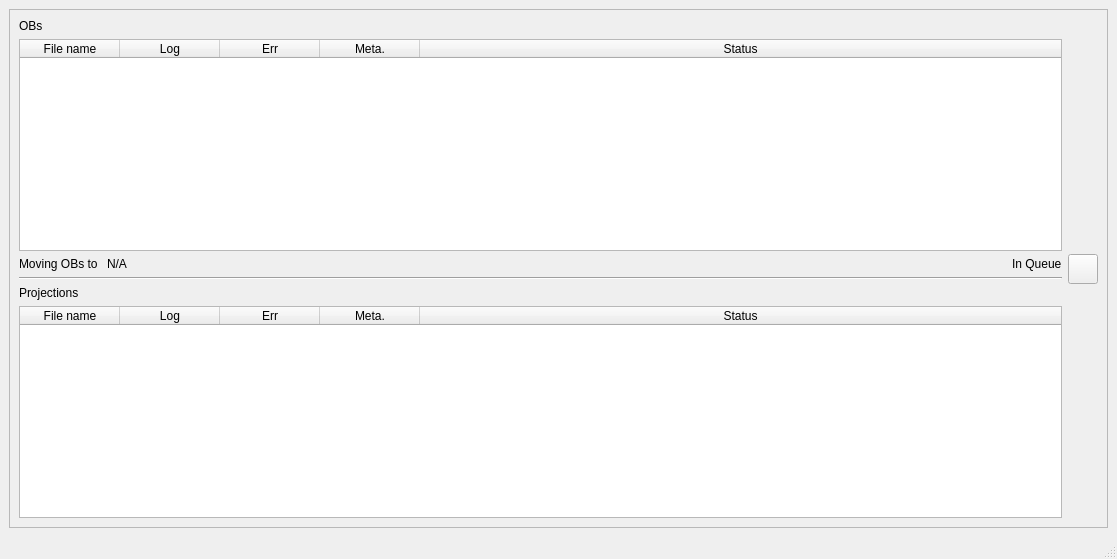
<?xml version="1.0" encoding="UTF-8"?>
<ui version="4.0">
 <class>MainWindow</class>
 <widget class="QMainWindow" name="MainWindow">
  <property name="geometry">
   <rect>
    <x>0</x>
    <y>0</y>
    <width>1117</width>
    <height>559</height>
   </rect>
  </property>
  <property name="windowTitle">
   <string>MainWindow</string>
  </property>
  <widget class="QWidget" name="centralwidget">
   <layout class="QVBoxLayout" name="verticalLayout_2">
    <item>
     <widget class="QFrame" name="frame">
      <property name="frameShape">
       <enum>QFrame::StyledPanel</enum>
      </property>
      <property name="frameShadow">
       <enum>QFrame::Raised</enum>
      </property>
      <layout class="QHBoxLayout" name="horizontalLayout">
       <item>
        <layout class="QVBoxLayout" name="verticalLayout_3">
         <item>
          <widget class="QLabel" name="label">
           <property name="text">
            <string>OBs</string>
           </property>
          </widget>
         </item>
         <item>
          <widget class="QTableWidget" name="obs_tableWidget">
           <property name="alternatingRowColors">
            <bool>true</bool>
           </property>
           <property name="selectionMode">
            <enum>QAbstractItemView::SingleSelection</enum>
           </property>
           <property name="selectionBehavior">
            <enum>QAbstractItemView::SelectRows</enum>
           </property>
           <attribute name="horizontalHeaderStretchLastSection">
            <bool>true</bool>
           </attribute>
           <attribute name="verticalHeaderStretchLastSection">
            <bool>false</bool>
           </attribute>
           <column>
            <property name="text">
             <string>File name</string>
            </property>
           </column>
           <column>
            <property name="text">
             <string>Log</string>
            </property>
           </column>
           <column>
            <property name="text">
             <string>Err</string>
            </property>
           </column>
           <column>
            <property name="text">
             <string>Meta.</string>
            </property>
           </column>
           <column>
            <property name="text">
             <string>Status</string>
            </property>
           </column>
          </widget>
         </item>
         <item>
          <layout class="QHBoxLayout" name="horizontalLayout_4">
           <item>
            <widget class="QLabel" name="monitor_moving_obs_label">
             <property name="text">
              <string>Moving OBs to </string>
             </property>
            </widget>
           </item>
           <item>
            <widget class="QLabel" name="final_ob_folder_label">
             <property name="sizePolicy">
              <sizepolicy hsizetype="Expanding" vsizetype="Preferred">
               <horstretch>0</horstretch>
               <verstretch>0</verstretch>
              </sizepolicy>
             </property>
             <property name="text">
              <string>N/A</string>
             </property>
            </widget>
           </item>
           <item>
            <widget class="QLabel" name="final_ob_folder_status">
             <property name="text">
              <string>In Queue</string>
             </property>
            </widget>
           </item>
          </layout>
         </item>
         <item>
          <widget class="Line" name="line">
           <property name="orientation">
            <enum>Qt::Horizontal</enum>
           </property>
          </widget>
         </item>
         <item>
          <widget class="QLabel" name="label_2">
           <property name="text">
            <string>Projections</string>
           </property>
          </widget>
         </item>
         <item>
          <widget class="QTableWidget" name="projections_tableWidget">
           <property name="alternatingRowColors">
            <bool>true</bool>
           </property>
           <property name="selectionMode">
            <enum>QAbstractItemView::SingleSelection</enum>
           </property>
           <property name="selectionBehavior">
            <enum>QAbstractItemView::SelectRows</enum>
           </property>
           <attribute name="horizontalHeaderStretchLastSection">
            <bool>true</bool>
           </attribute>
           <column>
            <property name="text">
             <string>File name</string>
            </property>
           </column>
           <column>
            <property name="text">
             <string>Log</string>
            </property>
           </column>
           <column>
            <property name="text">
             <string>Err</string>
            </property>
           </column>
           <column>
            <property name="text">
             <string>Meta.</string>
            </property>
           </column>
           <column>
            <property name="text">
             <string>Status</string>
            </property>
           </column>
          </widget>
         </item>
        </layout>
       </item>
       <item>
        <layout class="QVBoxLayout" name="verticalLayout">
         <item>
          <spacer name="verticalSpacer">
           <property name="orientation">
            <enum>Qt::Vertical</enum>
           </property>
           <property name="sizeHint" stdset="0">
            <size>
             <width>20</width>
             <height>40</height>
            </size>
           </property>
          </spacer>
         </item>
         <item>
          <widget class="QPushButton" name="refresh_pushButton">
           <property name="minimumSize">
            <size>
             <width>30</width>
             <height>30</height>
            </size>
           </property>
           <property name="maximumSize">
            <size>
             <width>30</width>
             <height>30</height>
            </size>
           </property>
           <property name="text">
            <string/>
           </property>
          </widget>
         </item>
         <item>
          <spacer name="verticalSpacer_2">
           <property name="orientation">
            <enum>Qt::Vertical</enum>
           </property>
           <property name="sizeHint" stdset="0">
            <size>
             <width>20</width>
             <height>40</height>
            </size>
           </property>
          </spacer>
         </item>
        </layout>
       </item>
      </layout>
     </widget>
    </item>
   </layout>
  </widget>
  <widget class="QMenuBar" name="menubar">
   <property name="geometry">
    <rect>
     <x>0</x>
     <y>0</y>
     <width>1117</width>
     <height>24</height>
    </rect>
   </property>
  </widget>
  <widget class="QStatusBar" name="statusbar"/>
 </widget>
 <resources/>
 <connections>
  <connection>
   <sender>refresh_pushButton</sender>
   <signal>clicked()</signal>
   <receiver>MainWindow</receiver>
   <slot>refresh_button_clicked()</slot>
   <hints>
    <hint type="sourcelabel">
     <x>784</x>
     <y>296</y>
    </hint>
    <hint type="destinationlabel">
     <x>877</x>
     <y>349</y>
    </hint>
   </hints>
  </connection>
 </connections>
 <slots>
  <slot>refresh_button_clicked()</slot>
 </slots>
</ui>
